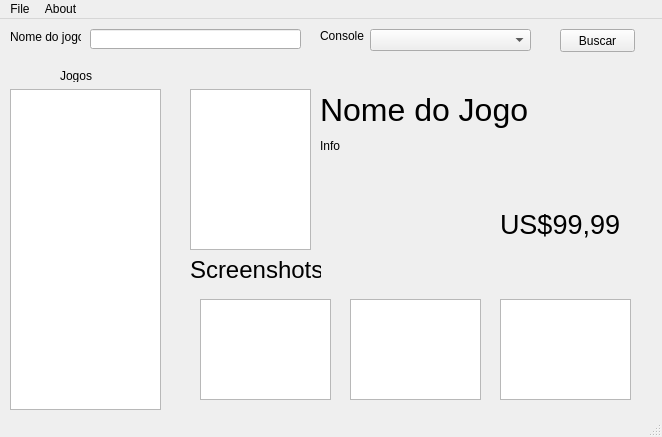
<?xml version="1.0" encoding="UTF-8"?>
<ui version="4.0">
 <class>MainWindow</class>
 <widget class="QMainWindow" name="MainWindow">
  <property name="geometry">
   <rect>
    <x>0</x>
    <y>0</y>
    <width>662</width>
    <height>437</height>
   </rect>
  </property>
  <property name="windowTitle">
   <string>Trabalho 4 - Sistemas Distribuídos</string>
  </property>
  <widget class="QWidget" name="centralwidget">
   <widget class="QLineEdit" name="leNameSearch">
    <property name="geometry">
     <rect>
      <x>90</x>
      <y>10</y>
      <width>211</width>
      <height>20</height>
     </rect>
    </property>
   </widget>
   <widget class="QComboBox" name="cbConsole">
    <property name="geometry">
     <rect>
      <x>370</x>
      <y>10</y>
      <width>161</width>
      <height>22</height>
     </rect>
    </property>
   </widget>
   <widget class="QLabel" name="label">
    <property name="geometry">
     <rect>
      <x>10</x>
      <y>10</y>
      <width>71</width>
      <height>16</height>
     </rect>
    </property>
    <property name="text">
     <string>Nome do jogo</string>
    </property>
   </widget>
   <widget class="QLabel" name="label_2">
    <property name="geometry">
     <rect>
      <x>320</x>
      <y>10</y>
      <width>46</width>
      <height>13</height>
     </rect>
    </property>
    <property name="text">
     <string>Console</string>
    </property>
   </widget>
   <widget class="QPushButton" name="btSearch">
    <property name="geometry">
     <rect>
      <x>560</x>
      <y>10</y>
      <width>75</width>
      <height>23</height>
     </rect>
    </property>
    <property name="text">
     <string>Buscar</string>
    </property>
   </widget>
   <widget class="QListView" name="listView">
    <property name="geometry">
     <rect>
      <x>10</x>
      <y>70</y>
      <width>151</width>
      <height>321</height>
     </rect>
    </property>
   </widget>
   <widget class="QLabel" name="label_3">
    <property name="geometry">
     <rect>
      <x>60</x>
      <y>50</y>
      <width>46</width>
      <height>13</height>
     </rect>
    </property>
    <property name="text">
     <string>Jogos</string>
    </property>
   </widget>
   <widget class="QGraphicsView" name="graphicsView">
    <property name="geometry">
     <rect>
      <x>190</x>
      <y>70</y>
      <width>121</width>
      <height>161</height>
     </rect>
    </property>
   </widget>
   <widget class="QLabel" name="gameName">
    <property name="geometry">
     <rect>
      <x>320</x>
      <y>70</y>
      <width>221</width>
      <height>41</height>
     </rect>
    </property>
    <property name="font">
     <font>
      <pointsize>24</pointsize>
     </font>
    </property>
    <property name="text">
     <string>Nome do Jogo</string>
    </property>
   </widget>
   <widget class="QLabel" name="gamePrice">
    <property name="geometry">
     <rect>
      <x>500</x>
      <y>190</y>
      <width>141</width>
      <height>31</height>
     </rect>
    </property>
    <property name="font">
     <font>
      <pointsize>20</pointsize>
     </font>
    </property>
    <property name="text">
     <string>US$99,99</string>
    </property>
   </widget>
   <widget class="QLabel" name="label_4">
    <property name="geometry">
     <rect>
      <x>190</x>
      <y>240</y>
      <width>131</width>
      <height>21</height>
     </rect>
    </property>
    <property name="font">
     <font>
      <pointsize>18</pointsize>
     </font>
    </property>
    <property name="text">
     <string>Screenshots</string>
    </property>
   </widget>
   <widget class="QGraphicsView" name="graphicsView_2">
    <property name="geometry">
     <rect>
      <x>200</x>
      <y>280</y>
      <width>131</width>
      <height>101</height>
     </rect>
    </property>
   </widget>
   <widget class="QGraphicsView" name="graphicsView_3">
    <property name="geometry">
     <rect>
      <x>350</x>
      <y>280</y>
      <width>131</width>
      <height>101</height>
     </rect>
    </property>
   </widget>
   <widget class="QGraphicsView" name="graphicsView_4">
    <property name="geometry">
     <rect>
      <x>500</x>
      <y>280</y>
      <width>131</width>
      <height>101</height>
     </rect>
    </property>
   </widget>
   <widget class="QLabel" name="gameInfo">
    <property name="geometry">
     <rect>
      <x>320</x>
      <y>120</y>
      <width>46</width>
      <height>13</height>
     </rect>
    </property>
    <property name="text">
     <string>Info</string>
    </property>
   </widget>
  </widget>
  <widget class="QMenuBar" name="menubar">
   <property name="geometry">
    <rect>
     <x>0</x>
     <y>0</y>
     <width>662</width>
     <height>18</height>
    </rect>
   </property>
   <widget class="QMenu" name="menuFile">
    <property name="title">
     <string>File</string>
    </property>
    <addaction name="actionExit"/>
   </widget>
   <widget class="QMenu" name="menuAbout">
    <property name="title">
     <string>About</string>
    </property>
   </widget>
   <addaction name="menuFile"/>
   <addaction name="menuAbout"/>
  </widget>
  <widget class="QStatusBar" name="statusbar"/>
  <action name="actionExit">
   <property name="text">
    <string>Exit</string>
   </property>
  </action>
 </widget>
 <resources/>
 <connections/>
</ui>
